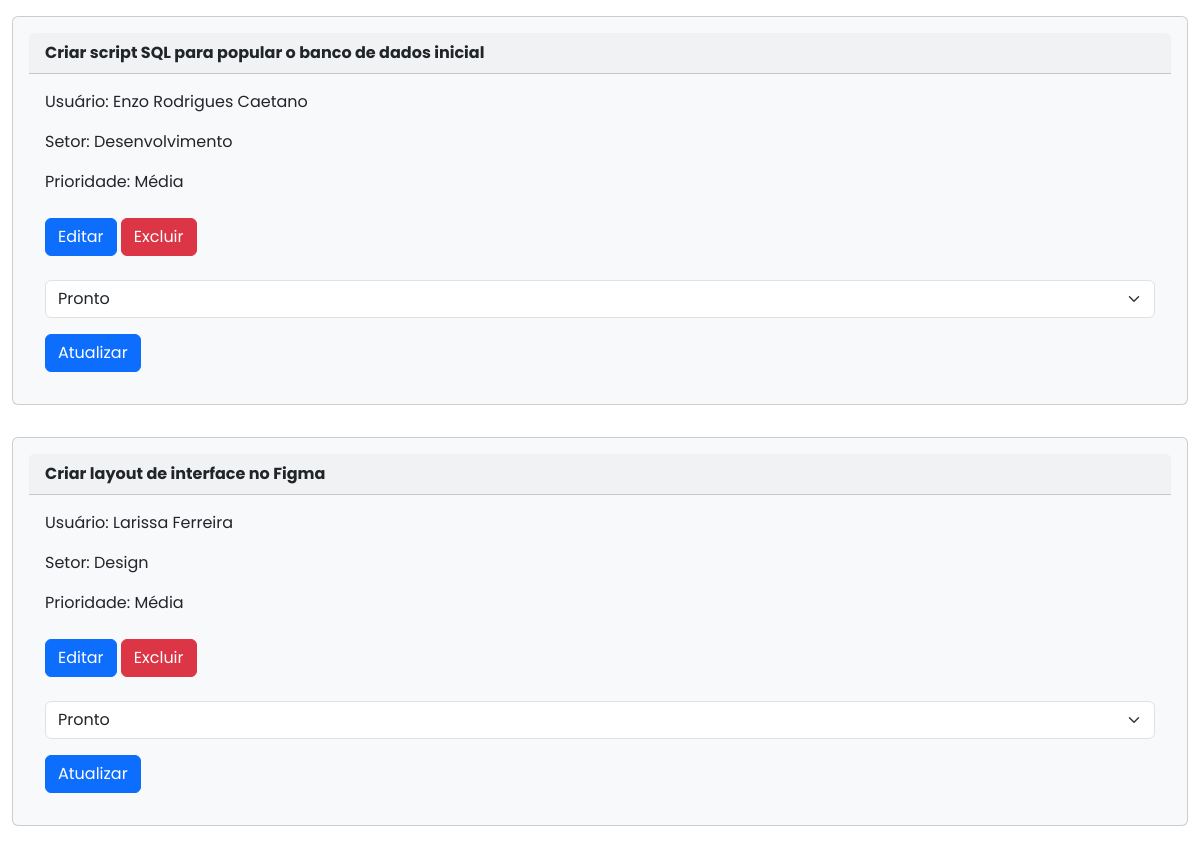
The app's page /public/tarefas/readPronto.php with its own data.
### tables this page shows
CREATE TABLE
    tarefas (
        id_tarefa INT AUTO_INCREMENT PRIMARY KEY,
        descricao VARCHAR(200) NOT NULL,
        nome_setor VARCHAR(100) NOT NULL,
        prioridade ENUM ('Baixa', 'Média', 'Alta') NOT NULL,
        status_tarefa ENUM ('A Fazer', 'Fazendo', 'Pronto') DEFAULT 'A Fazer' NOT NULL,
        responsavel INT,
        FOREIGN KEY (responsavel) REFERENCES usuarios (id)
    );

CREATE TABLE
    usuarios (
        id INT AUTO_INCREMENT PRIMARY KEY NOT NULL,
        nome VARCHAR(100),
        email VARCHAR(100),
        senha VARCHAR(100) NOT NULL
    );

### public/tarefas/readPronto.php (the view, shortened to what this page needs)
<?php
include '../bd.php';
$sql = "SELECT * FROM tarefas INNER JOIN usuarios ON tarefas.responsavel = usuarios.id WHERE status_tarefa = 'Pronto'";
$result = $conn->query($sql);
?>
<!DOCTYPE html>
<html lang="pt-br">
<head>
    <link href="https://cdn.jsdelivr.net/npm/bootstrap@5.3.8/dist/css/bootstrap.min.css" rel="stylesheet">
    <link rel="stylesheet" href="https://cdn.jsdelivr.net/npm/bootstrap-icons@1.13.1/font/bootstrap-icons.min.css">
    <link rel="stylesheet" href="../../styles/style.css">
</head>
<body>
    <?php
    if ($result->num_rows > 0) {
        while ($row = $result->fetch_assoc()) {
            echo "
            <div class=\"container-fluid\">
                <div class=\"row\">
                    <div class=\"col\">
                        <div class=\"card bg-light p-3 mb-3 mt-3 \">
                            <div class=\"card-header fw-bold\">{$row['descricao']}</div>
                            <div class=\"card-body\">
                                <p class=\"card-text\">Usuário: {$row['nome']}</p>
                                <p class=\"card-text\">Setor: {$row['nome_setor']}</p>
                                <p class=\"card-text\">Prioridade: {$row['prioridade']}</p>
                                <a method='GET' class='btn btn-primary mb-4 mt-2' href='public/tarefas/create.php?id={$row['id_tarefa']}'>Editar</a>
                                <a class='btn btn-danger mb-4 b mt-2' href='public/tarefas/delete.php?id={$row['id_tarefa']}'>Excluir</a>
                                <form action='public/tarefas/updateStatus.php' method='POST'>
                                    <select name='status_tarefa' class='form-select' required>
                                        <option value='A fazer'>A fazer</option>
                                        <option value='Fazendo'>Fazendo</option>
                                        <option value='Pronto' selected>Pronto</option>
                                    </select>
                                    <input type='hidden' name='id_tarefa' value='{$row['id_tarefa']}'>
                                    <button type='submit' class='btn btn-primary mt-3'>Atualizar</button>
                                </form>
                            </div>
                        </div>
                    </div>
                </div>
            </div>
    ";
        }
    }
    ?>
</body>
</html>

### styles/style.css (style rules this page uses)
body { font-family: 'Poppins', sans-serif; height: 100%; width: 100%; margin: 0; }

### records on screen
tarefas: descricao "Criar script SQL para popular o banco de dados inicial", responsavel.nome "Enzo Rodrigues Caetano", nome_setor "Desenvolvimento", prioridade "Média"
tarefas: descricao "Criar layout de interface no Figma", responsavel.nome "Larissa Ferreira", nome_setor "Design", prioridade "Média"
